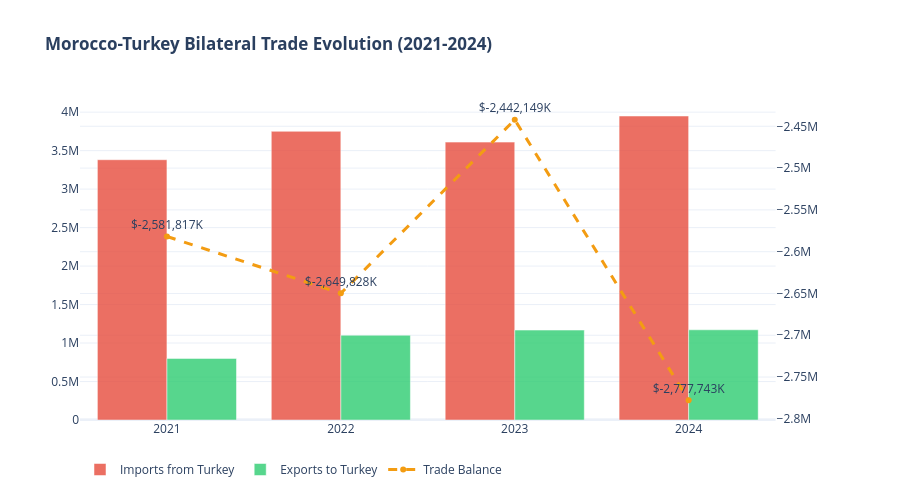

The notebook cell saved with this chart:
### Code cell
# ============================================================
# STEP 2: OVERALL TRADE EVOLUTION (2021-2024)
# ============================================================

summary = pd.DataFrame({
    'Year': years,
    'Morocco_Imports_from_Turkey': [df[f'Import_{y}'].sum() for y in years],
    'Morocco_Exports_to_Turkey': [df[f'Export_{y}'].sum() for y in years],
})
summary['Trade_Balance'] = summary['Morocco_Exports_to_Turkey'] - summary['Morocco_Imports_from_Turkey']
summary['Deficit_Ratio'] = summary['Morocco_Imports_from_Turkey'] / summary['Morocco_Exports_to_Turkey']
summary['Coverage_%'] = (summary['Morocco_Exports_to_Turkey'] / summary['Morocco_Imports_from_Turkey']) * 100

print("📈 YEAR-BY-YEAR TRADE EVOLUTION")
print("="*70)
print(summary.to_string(index=False))

# --- Chart 1: Trade Evolution (Matplotlib for saving) ---
fig_m, ax1 = plt.subplots(figsize=(10, 5))
x = np.arange(len(years))
w = 0.3
bars1 = ax1.bar(x - w/2, summary['Morocco_Imports_from_Turkey']/1e6, w, label='Imports from Turkey', color='#e74c3c', alpha=0.8)
bars2 = ax1.bar(x + w/2, summary['Morocco_Exports_to_Turkey']/1e6, w, label='Exports to Turkey', color='#2ecc71', alpha=0.8)
ax2 = ax1.twinx()
ax2.plot(x, summary['Trade_Balance']/1e6, 'o--', color='#f39c12', linewidth=2.5, markersize=8, label='Trade Balance')
for i, v in enumerate(summary['Trade_Balance']/1e6):
    ax2.annotate(f'${v:.2f}B', (x[i], v), textcoords="offset points", xytext=(0, 12), ha='center', fontsize=9, fontweight='bold')
ax1.set_xlabel('Year', fontsize=12)
ax1.set_ylabel('Trade Volume (USD Billion)', fontsize=11)
ax2.set_ylabel('Trade Balance (USD Billion)', fontsize=11)
ax1.set_xticks(x)
ax1.set_xticklabels(years)
ax1.set_title('Morocco-Turkey Bilateral Trade Evolution (2021-2024)\nSource: ITC / UN COMTRADE | Unit: USD Thousand', fontsize=13, fontweight='bold')
lines1, labels1 = ax1.get_legend_handles_labels()
lines2, labels2 = ax2.get_legend_handles_labels()
ax1.legend(lines1 + lines2, labels1 + labels2, loc='upper left', fontsize=9)
plt.tight_layout()
plt.savefig('charts/01_trade_evolution.png', dpi=200, bbox_inches='tight')
plt.show()

# Also show interactive plotly version
fig1 = make_subplots(specs=[[{"secondary_y": True}]])
fig1.add_trace(go.Bar(x=summary['Year'], y=summary['Morocco_Imports_from_Turkey'], name='Imports from Turkey', marker_color='#e74c3c', opacity=0.8), secondary_y=False)
fig1.add_trace(go.Bar(x=summary['Year'], y=summary['Morocco_Exports_to_Turkey'], name='Exports to Turkey', marker_color='#2ecc71', opacity=0.8), secondary_y=False)
fig1.add_trace(go.Scatter(x=summary['Year'], y=summary['Trade_Balance'], name='Trade Balance', line=dict(color='#f39c12', width=3, dash='dash'), mode='lines+markers+text', text=[f'${v:,.0f}K' for v in summary['Trade_Balance']], textposition='top center'), secondary_y=True)
fig1.update_layout(title='<b>Morocco-Turkey Bilateral Trade Evolution (2021-2024)</b>', barmode='group', template='plotly_white', legend=dict(orientation="h", yanchor="bottom", y=-0.2), height=500, width=900)
fig1.show()
print(f"\n💾 Chart saved: charts/01_trade_evolution.png")

### Figure 1 — Plotly figure (JSON) as saved in the notebook; plotly's stock layout.template omitted (floating-point values rounded to 4 significant figures)
{"data": [{"marker": {"color": "#e74c3c"}, "name": "Imports from Turkey", "opacity": 0.8, "type": "bar", "x": ["2021", "2022", "2023", "2024"], "xaxis": "x", "y": [3381861, 3751026, 3610533, 3949791], "yaxis": "y"}, {"marker": {"color": "#2ecc71"}, "name": "Exports to Turkey", "opacity": 0.8, "type": "bar", "x": ["2021", "2022", "2023", "2024"], "xaxis": "x", "y": [800044, 1101198, 1168384, 1172048], "yaxis": "y"}, {"line": {"color": "#f39c12", "dash": "dash", "width": 3}, "mode": "lines+markers+text", "name": "Trade Balance", "text": ["$-2,581,817K", "$-2,649,828K", "$-2,442,149K", "$-2,777,743K"], "textposition": "top center", "type": "scatter", "x": ["2021", "2022", "2023", "2024"], "xaxis": "x", "y": [-2581817, -2649828, -2442149, -2777743], "yaxis": "y2"}], "layout": {"barmode": "group", "height": 500, "legend": {"orientation": "h", "y": -0.2, "yanchor": "bottom"}, "title": {"text": "<b>Morocco-Turkey Bilateral Trade Evolution (2021-2024)</b>"}, "width": 900, "xaxis": {"anchor": "y", "domain": [0, 0.94]}, "yaxis": {"anchor": "x", "domain": [0, 1]}, "yaxis2": {"anchor": "x", "overlaying": "y", "side": "right"}}}
